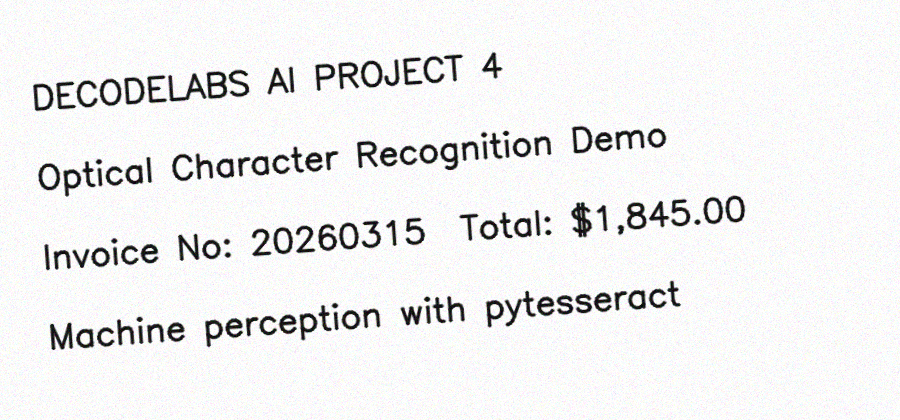
#> input picture decodelabs-T4/samples/sample_text.png, 900 x 420 px
$ python -i recognition.py   (imports and definitions only)
#> lines starting #> are read from the running program, lines starting #| are printed output that depends on the picture; after the words box and inside, x2 and y2 are one past the last pixel; in counts of white or black regions, pixels touching at a corner belong together
#> further down, picture is the input picture: shape (420, 900, 3); mean B, G, R 238.5, 238.5, 238.5
#!/usr/bin/env python3
"""
DecodeLabs AI Project 4 - Image / Text Recognition (Basic)
==========================================================
Two paths, one CLI:
  Path 1  OCR              : pytesseract + OpenCV pre-processing
  Path 2  Object detection : OpenCV DNN + YOLOv4-tiny (COCO, auto-downloaded, free)

Validation gates (from the kit):
  1. Library integration     -> pytesseract / cv2.dnn
  2. Pre-processing integrity-> grayscale + blur + deskew + adaptive threshold
  3. Accuracy benchmark      -> confidence >= 80 %
  4. Visual confirmation     -> annotated image written to outputs/

Usage:
  python recognition.py ocr    samples/sample_text.png
  python recognition.py detect samples/street.jpg
  python recognition.py both   samples/image.jpg
"""
import argparse, json, os, sys, urllib.request
from pathlib import Path

import cv2
import numpy as np

CONF_THRESHOLD = 0.80          # kit minimum standard
OUT_DIR = Path("outputs")
MODEL_DIR = Path("models")


# ----------------------------------------------------------------------------
# PATH 1 : OCR
# ----------------------------------------------------------------------------
def preprocess(img_bgr, save_steps=None):
    """Grayscale -> auto-invert -> denoise -> deskew -> adaptive + Otsu threshold."""
    h, w = img_bgr.shape[:2]
#> h = 420; w = 900
    if max(h, w) < 1000:                                   # upscale small images
        k = 1000 / max(h, w)
#> k = 1.11
        img_bgr = cv2.resize(img_bgr, None, fx=k, fy=k, interpolation=cv2.INTER_CUBIC)
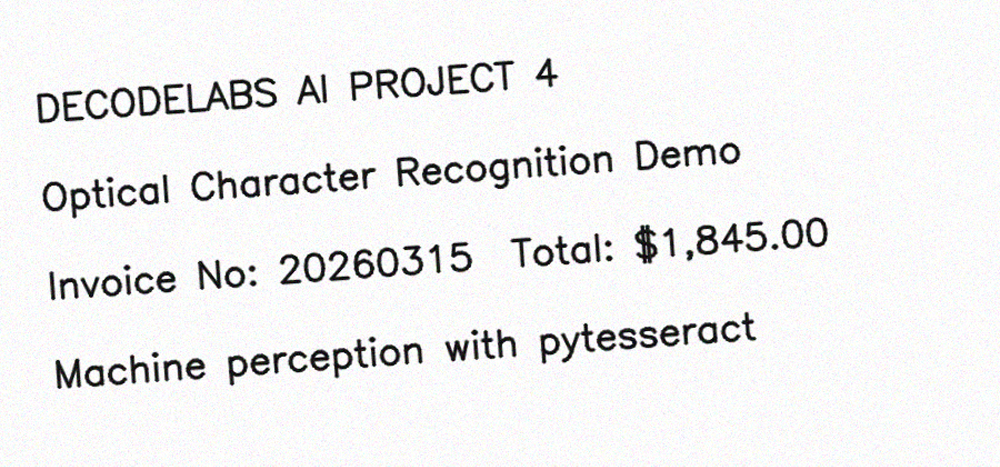
#> img_bgr: shape (467, 1000, 3); mean of channels 0, 1, 2 238.3, 238.3, 238.3; drawn as B, G, R

    gray = cv2.cvtColor(img_bgr, cv2.COLOR_BGR2GRAY)       # step 1
    if gray.mean() < 110:                                  # light text on dark bg -> invert
        gray = 255 - gray
        img_bgr = 255 - img_bgr
    clean = cv2.GaussianBlur(cv2.medianBlur(gray, 5), (3, 3), 0)   # step 2: kills salt & pepper
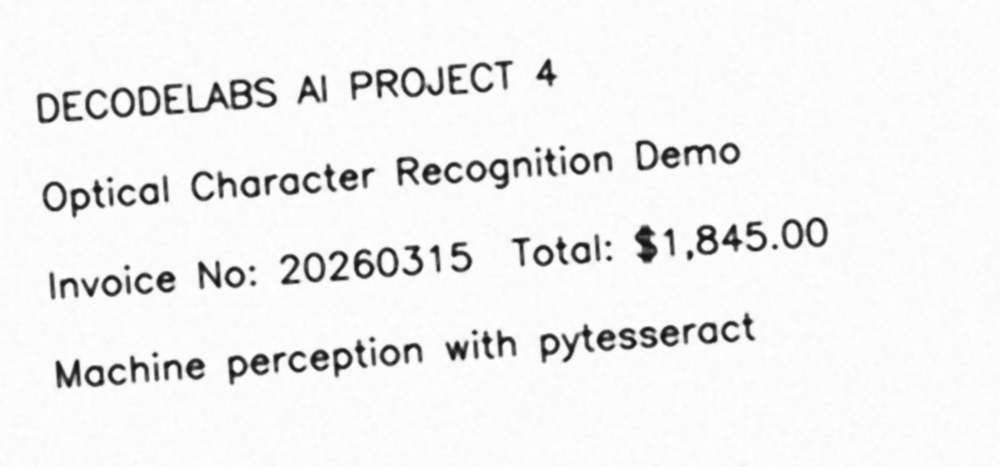
#> clean: shape (467, 1000); min 19, max 255, mean 239.7
    angle = estimate_skew(clean)                           # step 3
    if abs(angle) > 0.3:
        clean = rotate(clean, angle)
        img_bgr = rotate(img_bgr, angle, border=(255, 255, 255))
    adaptive = cv2.adaptiveThreshold(                      # step 4 (uneven light / shadows)
        clean, 255, cv2.ADAPTIVE_THRESH_GAUSSIAN_C, cv2.THRESH_BINARY, 31, 15)
    otsu = cv2.threshold(clean, 0, 255, cv2.THRESH_BINARY | cv2.THRESH_OTSU)[1]
    if save_steps:
        for name, im in (("1_gray", gray), ("2_blur", clean), ("3_binary", adaptive)):
            cv2.imwrite(str(save_steps / f"{name}.png"), im)
    return img_bgr, {"adaptive": adaptive, "otsu": otsu}, angle


def estimate_skew(gray):
    inv = cv2.threshold(gray, 0, 255, cv2.THRESH_BINARY_INV | cv2.THRESH_OTSU)[1]
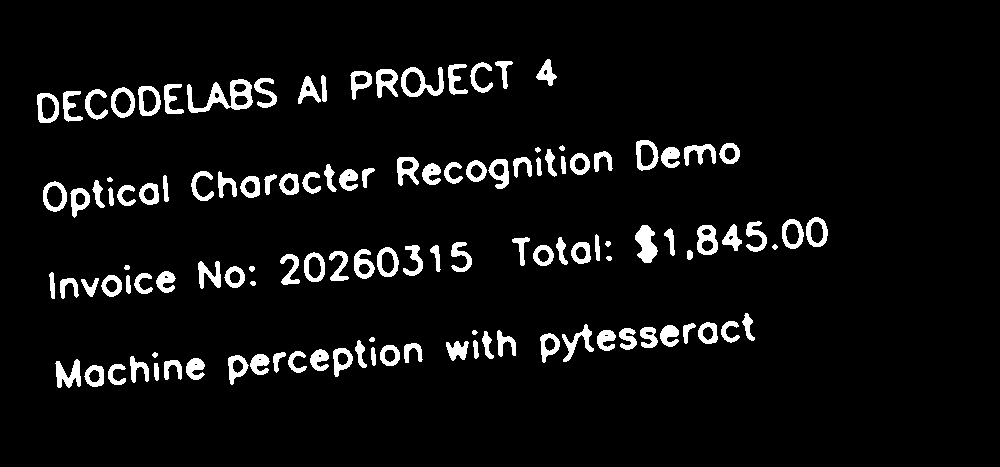
#> inv: shape (467, 1000); 5.9% white; 121 white regions, largest, box (x1, y1, x2, y2) and area: (187, 79, 253, 113) 909, (401, 67, 444, 97) 546, (635, 225, 658, 263) 546
    coords = np.column_stack(np.where(inv > 0))
#> coords = 27761 pairs, first value 59 to 387, second value 37 to 827
    if len(coords) < 50:
        return 0.0
    ang = cv2.minAreaRect(coords.astype(np.float32))[-1]
#> ang = -86.06
    ang = -(90 + ang) if ang < -45 else -ang
#> ang = -3.94
    if ang > 45:  ang -= 90
    if ang < -45: ang += 90
    return float(ang)


def rotate(im, angle, border=255):
#> called with angle = -3.94, border = 255
    h, w = im.shape[:2]
#> h = 467; w = 1000
    M = cv2.getRotationMatrix2D((w / 2, h / 2), angle, 1.0)
#> M = [[0.998, -0.0687, 17.22], [0.0687, 0.998, -33.8]]
    return cv2.warpAffine(im, M, (w, h), flags=cv2.INTER_CUBIC,
                          borderMode=cv2.BORDER_CONSTANT, borderValue=border)
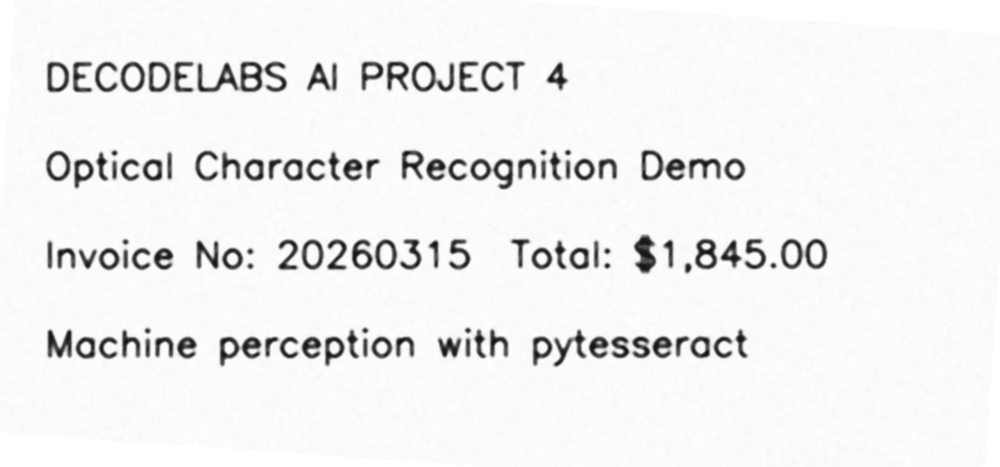
#> returned value: shape (467, 1000); min 17, max 255, mean 239.9


# [73 lines left out: functions configure_tesseract, run_ocr, not called in this run]


# ----------------------------------------------------------------------------
# PATH 2 : Object detection (YOLOv4-tiny, COCO, 80 classes)
# ----------------------------------------------------------------------------
# Pre-trained, free, no API key. All three files come from the same public repo.
YOLO_FILES = {
    "yolov4-tiny.weights":
        "https://github.com/AlexeyAB/darknet/releases/download/darknet_yolo_v4_pre/yolov4-tiny.weights",
    "yolov4-tiny.cfg":
        "https://raw.githubusercontent.com/AlexeyAB/darknet/master/cfg/yolov4-tiny.cfg",
    "coco.names":
        "https://raw.githubusercontent.com/AlexeyAB/darknet/master/data/coco.names",
}


# [97 lines left out: functions ensure_models, run_detection, show, main, not called in this run]


# [2 lines not run here, left out]

>>> import cv2
>>> picture = cv2.imread('samples/sample_text.png')
>>> result = preprocess(picture)
#> call 2 of rotate, with angle = -3.94, border = (255, 255, 255)
#> in rotate (call 2), `return cv2.warpAffine(im, M, (w, h), flags=cv2.INTER_CUBIC, borderMode..`:
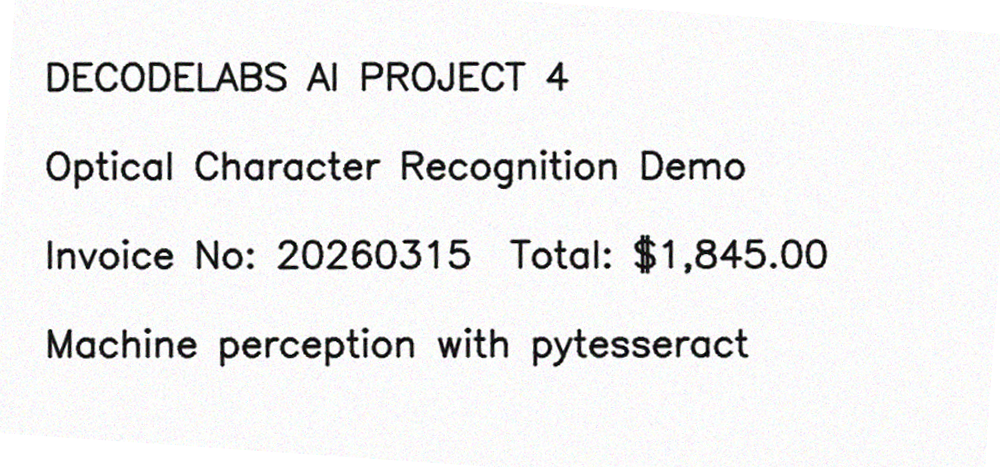
#> returned value: shape (467, 1000, 3); mean of channels 0, 1, 2 238.4, 238.4, 238.3; drawn as B, G, R
#> in preprocess, `adaptive = cv2.adaptiveThreshold(`:
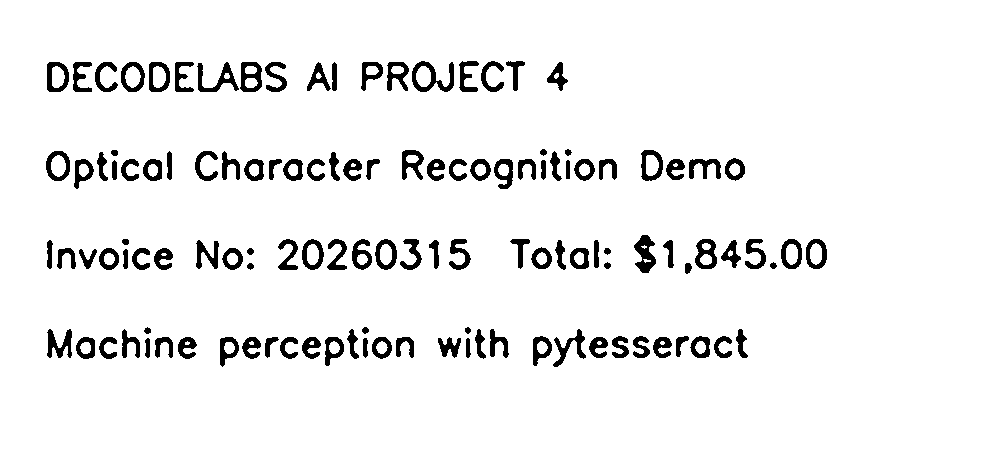
#> adaptive: shape (467, 1000); 94.2% white; 122 black regions, largest, box (x1, y1, x2, y2) and area: (412, 61, 454, 92) 535, (634, 235, 656, 273) 484, (197, 62, 239, 92) 449
#> in preprocess, `otsu = cv2.threshold(clean, 0, 255, cv2.THRESH_BINARY | cv2.THRESH_OTS..`:
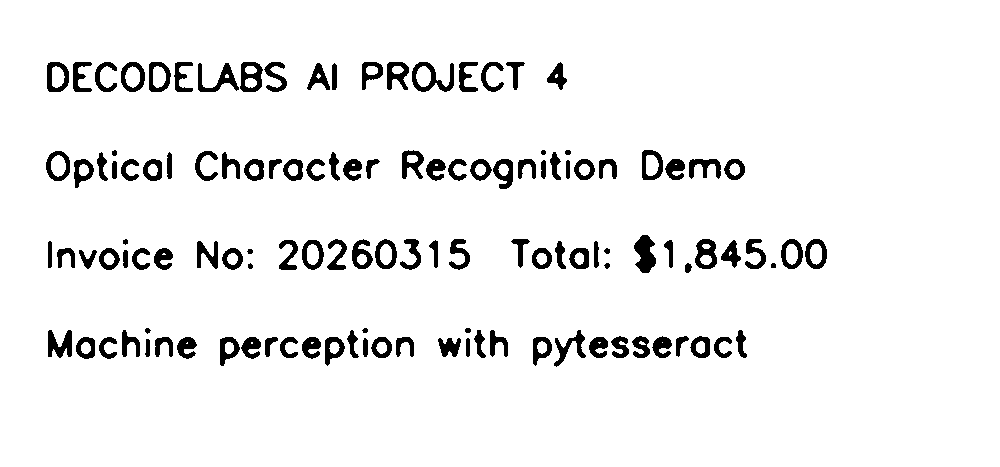
#> otsu: shape (467, 1000); 94.1% white; 122 black regions, largest, box (x1, y1, x2, y2) and area: (634, 235, 656, 273) 554, (412, 62, 454, 92) 530, (198, 63, 239, 92) 461
